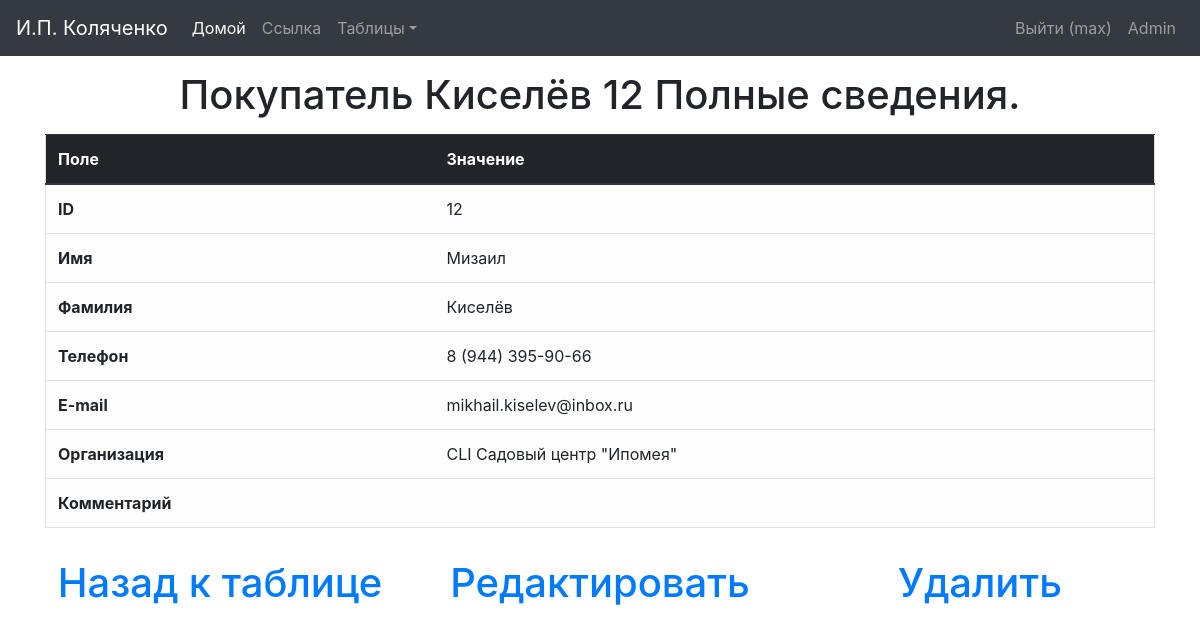
The page /customer/view/12 (signed in) on the database its author committed.
### orders/models.py (models this page shows)
class Customer(models.Model):
    c_firstname = models.CharField('Имя', max_length=64)
    c_secondname = models.CharField(max_length=64, blank=True, null=True, default=None)
    c_email = models.EmailField('E-mail', max_length=64)
    c_phone = models.CharField('Телефон', max_length=48)
    c_organization = models.ForeignKey(Organization, blank=True, null=True, default=None)
    c_comments = models.TextField('Комментарий', blank=True, null=True, default=None)
    is_active = models.BooleanField(IS_ACTIVE, default=True)
    created = models.DateTimeField(CREATED, auto_now_add=True, auto_now=False)
    updated = models.DateTimeField(UPDATED, auto_now_add=False, auto_now=True)
    def __str__(self):
        return "Покупатель %s %s" % (self.c_secondname, self.id)
    class Meta:
        verbose_name = 'Покупатель'
        verbose_name_plural = 'Покупатели'
        ordering = ["c_firstname"]

class Organization(models.Model):
    NONE = 'NON'
    OWN = 'OWN'
    MANUFACTURER = 'MAN'
    PROVIDER = 'PRO'
    PARTNER = 'PRT'
    CLIENT = 'CLI'
    ORG_TYPES = (
        (NONE, 'Не указано'),
        (OWN, 'Компания-аватар'),
        (MANUFACTURER, 'Производитель'),
        (PROVIDER, 'Поставщик'),
        (PARTNER, 'Компания-партнёр'),
        (CLIENT, 'Компания-клиент'),
    )
    org_type = models.CharField('Тип организации', max_length=4, choices=ORG_TYPES, default=NONE)
    org_name = models.CharField('Название', max_length=64)
    org_phone = models.CharField('Телефон', max_length=48)
    org_email = models.CharField('E-mail', max_length=48, blank=True, null=True, default=None)
    org_website = models.CharField('Сайт', max_length=48, blank=True, null=True, default=None)
    org_contact_person = models.CharField('Контактное лицо', max_length=64, blank=True, null=True, default=None)
    org_INN = models.CharField('ИНН', max_length=12, blank=True, null=True, default=None)
    org_KPP = models.CharField('КПП', max_length=9, blank=True, null=True, default=None)
    org_OGRN = models.CharField('ОРГН', max_length=13, blank=True, null=True, default=None)
    org_OKPO = models.CharField('ОКПО', max_length=10, blank=True, null=True, default=None)
    org_checking_account = models.CharField('Расчётный счёт', max_length=20, blank=True, null=True, default=None)
    org_bank = models.ForeignKey(Bank, blank=True, null=True, default=None)
    is_active = models.BooleanField(IS_ACTIVE, default=True)
    created = models.DateTimeField(CREATED, auto_now_add=True, auto_now=False)
    updated = models.DateTimeField(UPDATED, auto_now_add=False, auto_now=True)
    def __str__(self):
        return "%s %s" % (self.org_type, self.org_name)
    class Meta:
        verbose_name = 'Организация'
        verbose_name_plural = 'Организации'

### orders/views.py (the view)
# urls.py: url(r'^customer/view/(?P<customer_id>[\w-]+)$', views.customer_view, name='customer_view'),
@login_required
def customer_view(request, customer_id):
    customer = Customer.objects.get(id=customer_id)
    return render(request, "Customer/customerview.html", locals())

### orders/context_processors.py (called while the page is built)
def getting_username(request):
    username = auth.get_user(request).username
    return locals()

### templates/Customer/customerview.html
{% extends 'base.html' %}
{% block content %}
    <h1 align="center">{{ customer }} Полные сведения.</h1>
    <div class="container">
        <table class="table table-light border table-hover" align="center">
            <thead class="thead-dark">
            <tr>
                    <th>Поле</th>
                    <th>Значение</th>
            </tr>
            </thead>
            <tr>
                <th>ID</th>
                <td>{{ customer.id }}</td>
            </tr>
            <tr>
                <th>Имя</th>
                <td>{{ customer.c_firstname }}</td>
            </tr>
            <tr>
                <th>Фамилия</th>
                <td>{{ customer.c_secondname }}</td>
            </tr>
            <tr>
                <th>Телефон</th>
                <td>{{ customer.c_phone }}</td>
            </tr>
            <tr>
                <th>E-mail</th>
                <td>{{ customer.c_email }}</td>
            </tr>
            <tr>
                <th>Организация</th>
                <td>{{ customer.c_organization }}</td>
            </tr>
            <tr>
                <th>Комментарий</th>
                <td>{{ customer.c_comments }}</td>
            </tr>
        </table>
    <div class="row">
        <div class="col"><h1><a href="{% url "customer_out" %}">Назад к таблице</a></h1></div>
        <div class="col"><h1><a href="{% url "customer_edit" customer.id %}">Редактировать</a></h1></div>
        <div class="col"><h1><a href="{% url "customer_delete" customer.id %}">Удалить</a></h1></div>
    </div>
    </div>
{% endblock %}

### templates/navbar.html (shortened to what this page needs)
{% load static %}
<nav class="navbar navbar-expand-lg navbar-dark bg-dark">
    <a class="navbar-brand" href="{% url "home_page" %}">И.П. Коляченко</a>
    <div class="collapse navbar-collapse" id="navbarsExample05">
        <ul class="navbar-nav mr-auto">
            <li class="nav-item active">
                <a class="nav-link" href="{% url "home_page" %}">Домой <span class="sr-only">(current)</span></a>
            </li>
            <li class="nav-item">
                <a class="nav-link" href="#">Ссылка</a>
            </li>
            <li class="nav-item dropdown">
                <a class="nav-link dropdown-toggle" href="http://example.com" id="dropdown05" data-toggle="dropdown"
                   aria-haspopup="true" aria-expanded="false">Таблицы</a>
            </li>
        </ul>
        <form class="form-inline my-2 my-md-0">
            <ul class="nav navbar-nav navbar-right">
                {% if username %}
                    <li class="nav-item nav-top-item">
                        <a class="nav-link nav-top-link" href="{% url "logout" %}">
                            Выйти ({{ username }})</a>
                    </li>
                    <li class="nav-item nav-top-item">
                        <a class="nav-link nav-top-link" href="admin/">
                            Admin</a>
                    </li>
                {% else %}
                    <li class="nav-item nav-top-item">
                        <a class="nav-link nav-top-link" href="{% url "login" %}">
                            <i class="fa fa-sign-in" aria-hidden="true"></i> Войти</a>
                    </li>
                {% endif %}
            </ul>
        </form>
    </div>
</nav>

### static/static_dev/css/base.css (style rules this page uses)
html, body { height: 100%; max-height: 100%; }
h1 { margin-top: 15px; margin-bottom: 15px; text-align: center; }

### rows shown on the page
Customer: c_secondname+id "Покупатель Киселёв 12", id "12", c_firstname "Мизаил", c_secondname "Киселёв", c_phone "8 (944) 395-90-66", c_email "mikhail.kiselev@inbox.ru", c_organization "CLI Садовый центр \"Ипомея\""

### other values the page prints
{{ username }} "max"
